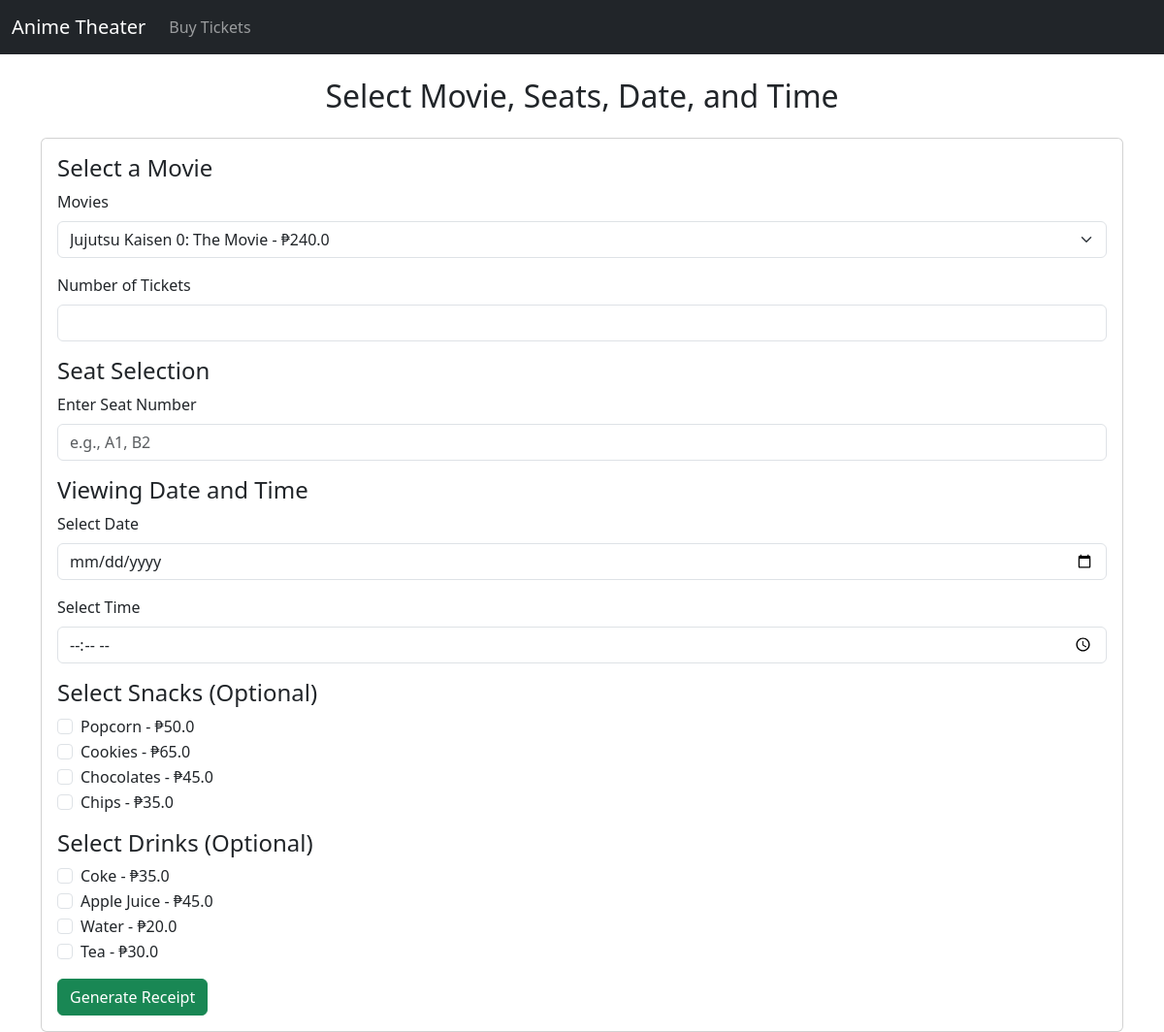
The page /select_movie/1 on the database its author committed.
### app.py (models this page shows)
class Snack(db.Model):
    id = db.Column(db.Integer, primary_key=True)
    name = db.Column(db.String(100), nullable=False)
    price = db.Column(db.Float, nullable=False)

class Drink(db.Model):
    id = db.Column(db.Integer, primary_key=True)
    name = db.Column(db.String(100), nullable=False)
    price = db.Column(db.Float, nullable=False)

### app.py (the view, shortened to what this page needs)
@app.route('/select_movie/<int:user_id>', methods=['GET', 'POST'])
def select_movie(user_id):
    user = User.query.get_or_404(user_id)
    movies = Movie.query.all()
    snacks = Snack.query.all()
    drinks = Drink.query.all()
    return render_template('select_movie.html', user=user, movies=movies, snacks=snacks, drinks=drinks)

### templates/select_movie.html
{% extends 'base.html' %}
{% block content %}
<h2 class="text-center">Select Movie, Seats, Date, and Time</h2>
<div class="card mt-4">
    <div class="card-body">
        <form method="POST" action="{{ url_for('select_movie', user_id=user.id) }}">
            <h4>Select a Movie</h4>
            <div class="mb-3">
                <label for="movie" class="form-label">Movies</label>
                <select class="form-select" id="movie" name="movie" required>
                    {% for movie in movies %}
                    <option value="{{ movie.id }}">{{ movie.title }} - ₱{{ movie.price }}</option>
                    {% endfor %}
                </select>
            </div>
            <div class="mb-3">
                <label for="quantity" class="form-label">Number of Tickets</label>
                <input type="number" class="form-control" id="quantity" name="quantity" min="1" required>
            </div>
            <h4>Seat Selection</h4>
            <div class="mb-3">
                <label for="seat" class="form-label">Enter Seat Number</label>
                <input type="text" class="form-control" id="seat" name="seat" placeholder="e.g., A1, B2" required>
            </div>
            <h4>Viewing Date and Time</h4>
            <div class="mb-3">
                <label for="date" class="form-label">Select Date</label>
                <input type="date" class="form-control" id="date" name="date" required>
            </div>
            <div class="mb-3">
                <label for="time" class="form-label">Select Time</label>
                <input type="time" class="form-control" id="time" name="time" required>
            </div>
            <h4>Select Snacks (Optional)</h4>
            <div class="mb-3">
                {% for snack in snacks %}
                <div class="form-check">
                    <input class="form-check-input" type="checkbox" name="snacks" value="{{ snack.id }}" id="snack{{ snack.id }}">
                    <label class="form-check-label" for="snack{{ snack.id }}">
                        {{ snack.name }} - ₱{{ snack.price }}
                    </label>
                </div>
                {% endfor %}
            </div>
            <h4>Select Drinks (Optional)</h4>
            <div class="mb-3">
                {% for drink in drinks %}
                <div class="form-check">
                    <input class="form-check-input" type="checkbox" name="drinks" value="{{ drink.id }}" id="drink{{ drink.id }}">
                    <label class="form-check-label" for="drink{{ drink.id }}">
                        {{ drink.name }} - ₱{{ drink.price }}
                    </label>
                </div>
                {% endfor %}
            </div>
            <button type="submit" class="btn btn-success">Generate Receipt</button>
        </form>
    </div>
</div>
{% endblock %}

### templates/base.html (shortened to what this page needs)
<!DOCTYPE html>
<html lang="en">
<head>
    <link href="https://cdn.jsdelivr.net/npm/bootstrap@5.3.0-alpha1/dist/css/bootstrap.min.css" rel="stylesheet">
</head>
<body>
    <nav class="navbar navbar-expand-lg navbar-dark bg-dark">
        <div class="container-fluid">
            <a class="navbar-brand" href="{{ url_for('index') }}">Anime Theater</a>
            <div class="collapse navbar-collapse" id="navbarNav">
                <ul class="navbar-nav">
                    <li class="nav-item">
                        <a class="nav-link" href="{{ url_for('buy_ticket') }}">Buy Tickets</a>
                    </li>
                </ul>
            </div>
        </div>
    </nav>
    <div class="container mt-4">
        {% block content %}
        {% endblock %}
    </div>
</body>
</html>

### rows shown on the page
Snack: name "Popcorn", price "50.0"
Snack: name "Cookies", price "65.0"
Snack: name "Chocolates", price "45.0"
Snack: name "Chips", price "35.0"
Drink: name "Coke", price "35.0"
Drink: name "Apple Juice", price "45.0"
Drink: name "Water", price "20.0"
Drink: name "Tea", price "30.0"

### other values the page prints
form field movie "Jujutsu Kaisen 0: The Movie - ₱240.0"
